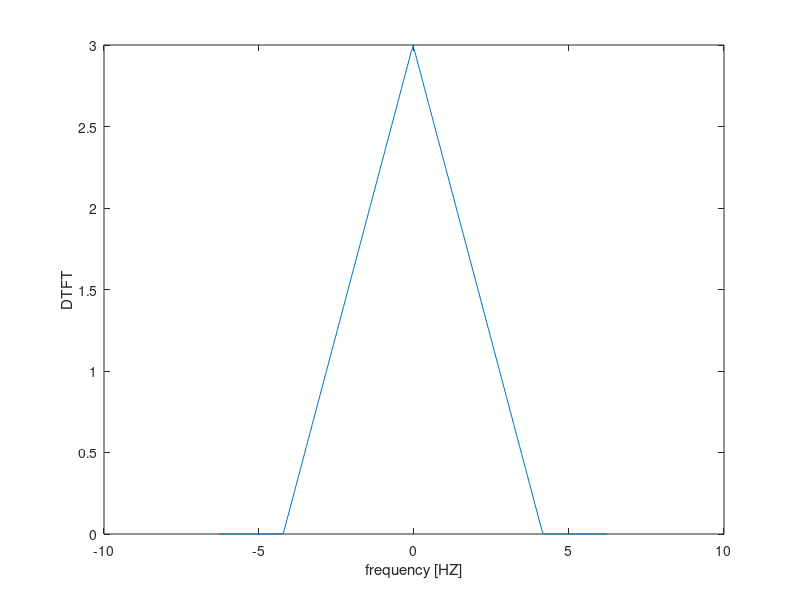

MATLAB code for this plot:
n = -100:1:100;
T1 = 4;
X2= (sinc((n.*T1)./12)).^2;
X_2 = fft(X2);
y = fftshift(X_2);
Y = abs(y);
fs =4*pi;
df = fs/ length(X2);
fn = fs/2;
figure();
f = -fn:df:fn-df;
plot(f,Y);
xlabel('frequency [HZ]');
ylabel('DTFT');
